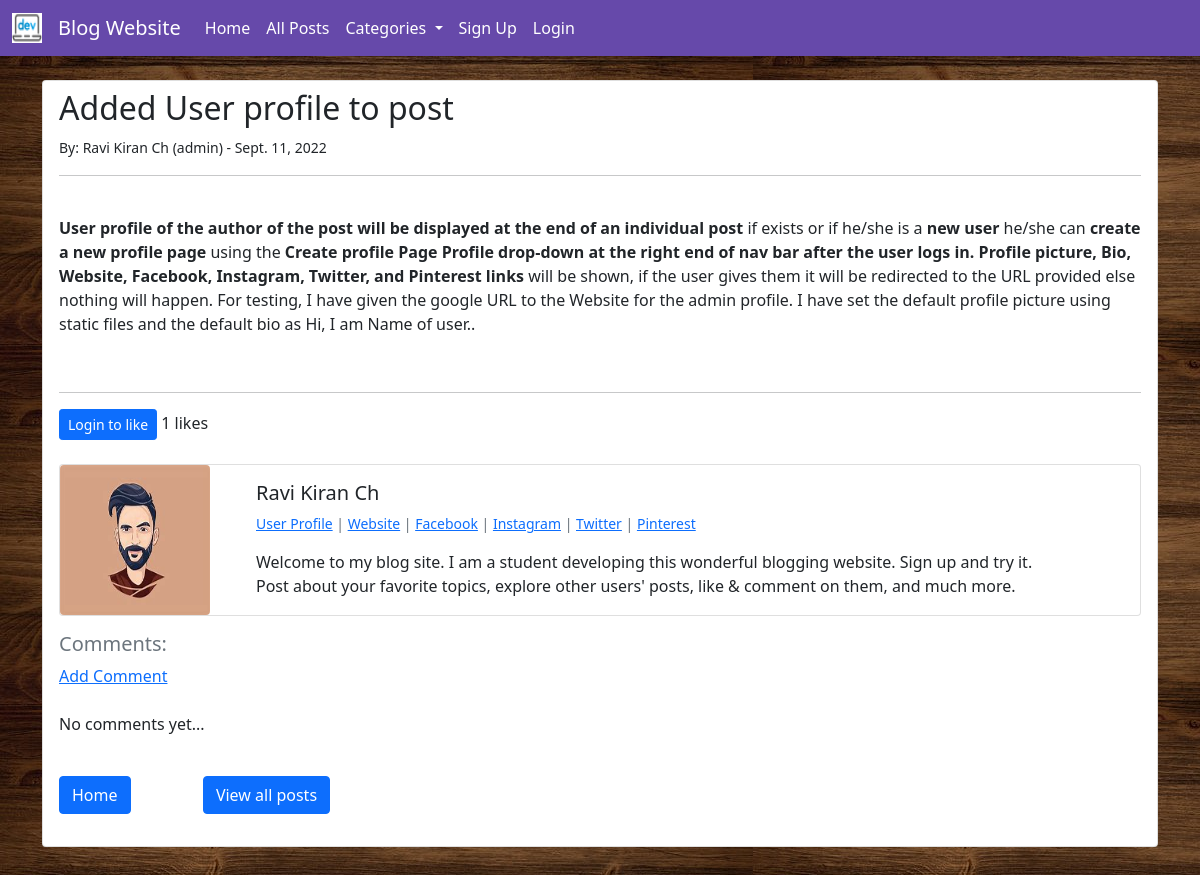
/posts/42, run on the app's committed database.
### blog/models.py (models this page shows, shortened)
class Post(models.Model):
    title = models.CharField(max_length=255)         # Title of blog
    title_tag = models.CharField(max_length=255)     # Title of blog post to be shown in head
    header_image = models.ImageField(null=True,blank=True,upload_to="images/")
    author = models.ForeignKey(User,on_delete=models.CASCADE)
    category = models.CharField(max_length=255)
    body = RichTextField(blank=True,null=True)
    snippet = models.CharField(max_length=255,null=True,blank=True)
    date = models.DateField(auto_now_add=True)
    likes = models.ManyToManyField(User,related_name='blog_posts')
    def total_likes(self):
        return self.likes.count()

class UserProfile(models.Model):
    user = models.OneToOneField(User,null=True,on_delete=models.CASCADE)
    bio = models.TextField(null=True,blank=True)
    profile_pic = models.ImageField(null=True,blank=True,upload_to="profile_pics/")
    website_url = models.CharField(max_length=255,null=True,blank=True)
    facebook_url = models.CharField(max_length=255,null=True,blank=True)
    instagram_url = models.CharField(max_length=255,null=True,blank=True)
    twitter_url = models.CharField(max_length=255,null=True,blank=True)
    pinterest_url = models.CharField(max_length=255,null=True,blank=True)

### blog/views.py (the view)
# urls.py: path('posts/<int:pk>',PostDetailView.as_view(),name='post-detail'), # pk - primary key
class PostDetailView(DetailView):
    model = Post
    template_name = "post.html"
    def get_context_data(self, *args,**kwargs):
        cat_menu = Category.objects.all()
        context = super(PostDetailView,self).get_context_data(*args,**kwargs)
        p = get_object_or_404(Post,id=self.kwargs['pk'])
        liked = False
        if p.likes.filter(id=self.request.user.id).exists():
            liked = True
        total_likes = p.total_likes()
        context["cat_menu"] = cat_menu
        context["total_likes"]=total_likes
        context["liked"] = liked
        return context

### blog/models.py (called while the page is built)
    def __str__(self):
        if (self.name == "---------"):
            return "Non Categorized"
        return self.name

### blog/templates/post.html (shortened to what this page needs)
{% extends 'home.html' %}
{% load static %}
{% block content %}
<div class="list-group-item" style="background-color:white;border-radius:.25rem">
    <h2>{{post.title}}</h2>
    <small>
        By:
        {{post.author.first_name}}
        {{post.author.last_name}}
        ({{post.author}}) - {{post.date}}
        <hr></br>
    </small>
    <div>{{post.body | safe}}</div>
    <br>
    <hr>
    <form action="{% url 'like-post' post.pk%}" method="POST">
        {% if user.is_authenticated %}
            {% if liked %}
                <button type="submit" name="post_id" value="{{post.id}}" class="btn btn-danger btn-sm">Unlike</button>
            {% else %}
                <button type="submit" name="post_id" value="{{post.id}}" class="btn btn-primary btn-sm">Like</button>
            {% endif %}
        {% else %}
            <a class="btn btn-primary btn-sm" style="color:white" href="{% url 'login' %}">Login to like</a>
        {% endif %}
        {{total_likes}} likes
    </form><br>
    {% if post.author.userprofile %}
        <div class="card mb-3">
            <div class="row g-0">
                <div class="col-md-2">
                    {% if post.author.userprofile.profile_pic %}
                        <a href="{% url 'user-profile' post.author.userprofile.id %}">
                            <img width=150px height=150px class="rounded" src="{{ post.author.userprofile.profile_pic.url }}">
                        </a>
                    {% else %}
                        <a href="{% url 'user-profile' post.author.userprofile.id %}">
                            <img width=150px height=150px class="rounded" src="{% static 'default_profile_pic.jpg' %}">
                        </a>
                    {% endif %}
                </div>
                <div class="col-md-9">
                    <div class="card-body">
                        <h5 class="card-title">{{post.author.first_name}} {{post.author.last_name}}</h5>
                        <p class="small text-muted">
                                <a href="{% url 'user-profile' post.author.userprofile.id %}">User Profile</a> |
                                {% if post.author.userprofile.website_url %}
                                    <a href="{{post.author.userprofile.website_url}}">Website</a> |
                                {% else %}
                                    <a href="">Website</a> |
                                {% endif %}
                                {% if post.author.userprofile.facebook_url %}
                                    <a href="{{post.author.userprofile.facebook_url}}">Facebook</a> |
                                {% else %}
                                    <a href="">Facebook</a> |
                                {% endif %}
                                {% if post.author.userprofile.instagram_url %}
                                    <a href="{{post.author.userprofile.instagram_url}}">Instagram</a> |
                                {% else %}
                                    <a href="">Instagram</a> |
                                {% endif %}
                                {% if post.author.userprofile.twitter_url %}
                                    <a href="{{post.author.userprofile.twitter_url}}">Twitter</a> |
                                {% else %}
                                    <a href="">Twitter</a> |
                                {% endif %}
                                {% if post.author.userprofile.pinterest_url %}
                                    <a href="{{post.author.userprofile.pinterest_url}}">Pinterest</a>
                                {% else %}
                                    <a href="">Pinterest</a>
                                {% endif %}
                        </p>
                        {% if post.author.userprofile.bio %}
                            <p class="card-text">{{post.author.userprofile.bio}}</p>
                        {% else %}
                            <p class="card-text">Hi, I am {{post.author.first_name}} {{post.author.last_name}}.</p>
                        {% endif %}
                    </div>
                </div>
            </div>
        </div>
    {% endif %}
    <h5 class="text-muted">Comments:</h5>
    <a href="{% url 'comment' post.pk %}">Add Comment</a><br><br>
    {% if not post.comments.all %}
        <p>No comments yet...</p>
    {% endif %}
    <br>
    <a href="{% url 'home' %}" class="btn btn-primary">Home</a> &emsp;&emsp;&emsp;&emsp;
    <a href="{% url 'allposts' %}" class="btn btn-primary">View all posts</a>
    <br><br>
</div>
<br><br><br><br><br>
{% endblock %}

### data on the page
Post: title "Added User profile to post", author.first_name "Ravi Kiran", author.last_name "Ch", author "admin", date "Sept. 11, 2022", body "User profile of the author of the post will be displayed at the end of an individual post if exists or if he/she is a new user he/she can create a new profile page using the Create profile Page Profile drop-down at the right end of nav bar after the user logs in. Profile picture, Bio, Website, Facebook, Instagram, Twitter, and Pinterest links will be shown, if the user gives them it will be redirected to the URL provided else nothing will happen. For testing, I have given the google URL to the Website for the admin profile. I have set the default profile picture using static files and the default bio as Hi, I am Name of user..", author.userprofile.profile_pic (picture), author.userprofile.bio "Welcome to my blog site. I am a student developing this wonderful blogging website. Sign up and try it. Post about your favorite topics, explore other users' posts, like & comment on them, and much more."

### other printed values
{{ total_likes }} "1"
